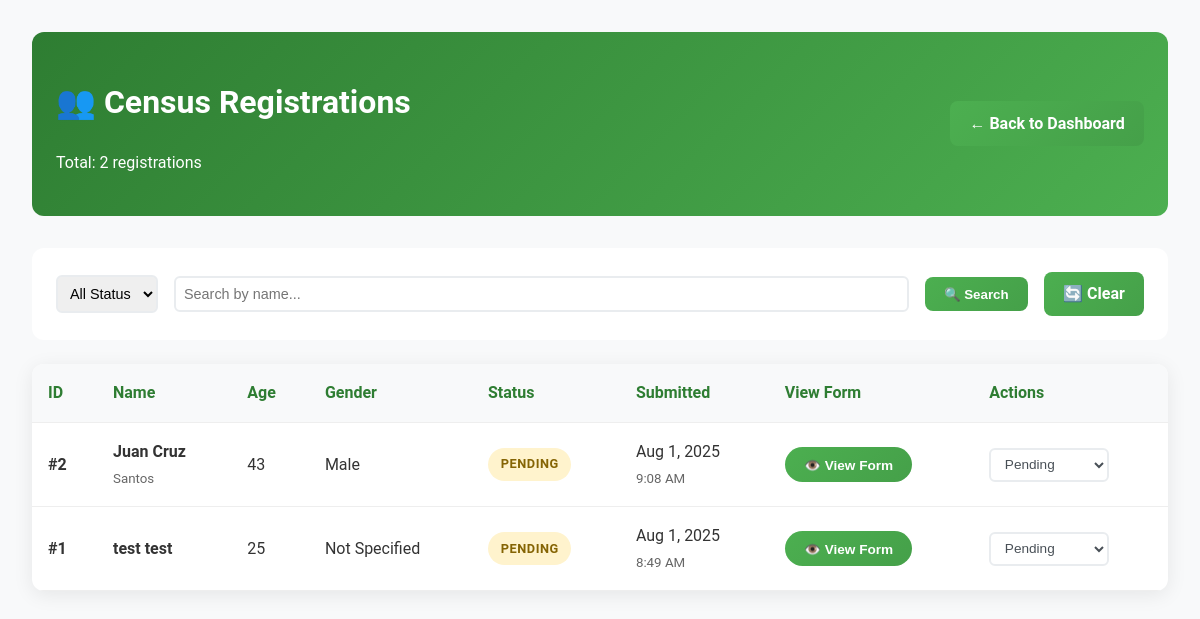
The app's page /admin/view-resident-registrations.php (signed in), older data.
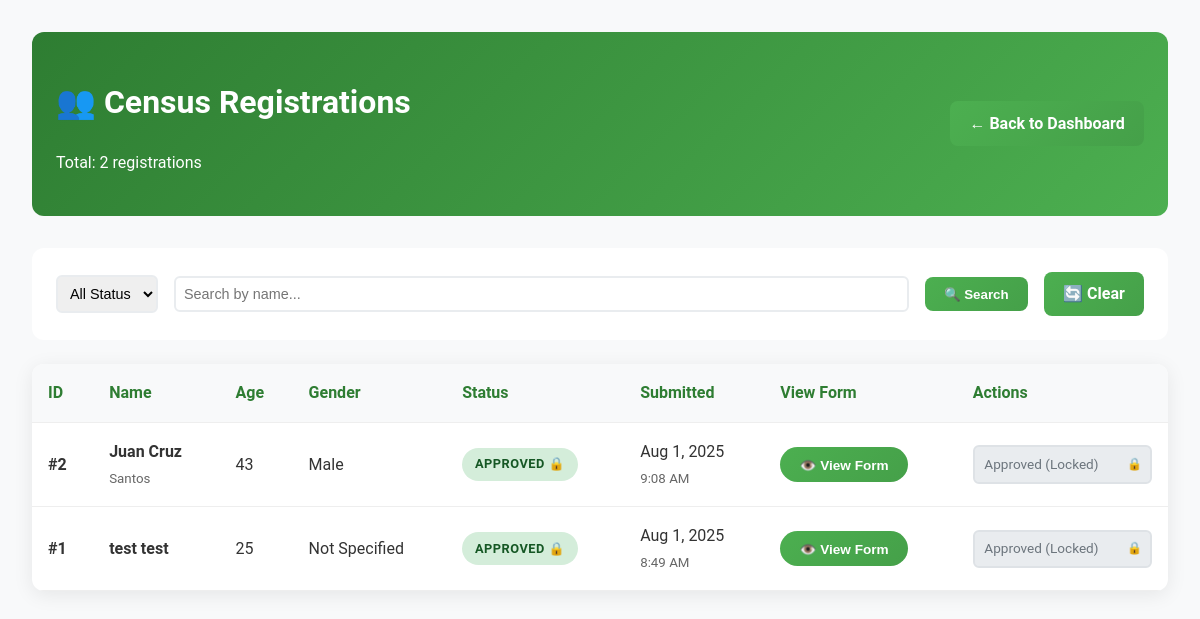
The same page, newer data.
### tables this page shows
CREATE TABLE `resident_registrations` (
  `id` int(11) NOT NULL,
  `first_name` varchar(100) NOT NULL,
  `middle_name` varchar(100) DEFAULT NULL,
  `last_name` varchar(100) NOT NULL,
  `birth_date` date NOT NULL,
  `age` int(11) NOT NULL,
  `civil_status` varchar(50) NOT NULL,
  `gender` varchar(20) NOT NULL,
  `contact_number` varchar(20) DEFAULT NULL,
  `house_number` varchar(20) DEFAULT NULL,
  `pangkabuhayan` varchar(100) DEFAULT NULL,
  `submitted_at` timestamp NOT NULL DEFAULT current_timestamp(),
  `status` enum('pending','approved','rejected') DEFAULT 'pending',
  `land_ownership` varchar(100) DEFAULT NULL,
  `land_ownership_other` varchar(255) DEFAULT NULL,
  `house_ownership` varchar(100) DEFAULT NULL,
  `house_ownership_other` varchar(255) DEFAULT NULL,
  `farmland` varchar(100) DEFAULT NULL,
  `cooking_energy` varchar(100) DEFAULT NULL,
  `cooking_energy_other` varchar(255) DEFAULT NULL,
  `toilet_type` varchar(100) DEFAULT NULL,
  `toilet_type_other` varchar(255) DEFAULT NULL,
  `electricity_source` varchar(100) DEFAULT NULL,
  `electricity_source_other` varchar(255) DEFAULT NULL,
  `water_source` varchar(100) DEFAULT NULL,
  `water_source_other` varchar(255) DEFAULT NULL,
  `waste_disposal` varchar(100) DEFAULT NULL,
  `waste_disposal_other` varchar(255) DEFAULT NULL,
  `appliances` text DEFAULT NULL,
  `transportation` text DEFAULT NULL,
  `transportation_other` varchar(255) DEFAULT NULL,
  `business` text DEFAULT NULL,
  `business_other` varchar(255) DEFAULT NULL,
  `contraceptive` text DEFAULT NULL,
  `interviewer` varchar(255) DEFAULT NULL,
  `interviewer_title` varchar(255) DEFAULT NULL
);

### admin/view-resident-registrations.php (the view, shortened to what this page needs)
<?php
include '../includes/db_connect.php';
$search = $_GET['search'] ?? '';
$page = max(1, (int)($_GET['page'] ?? 1));
$per_page = 10;
$offset = ($page - 1) * $per_page;
$where_conditions = [];
$params = [];
$where_clause = $where_conditions ? "WHERE " . implode(" AND ", $where_conditions) : "";
$count_sql = "SELECT COUNT(*) FROM resident_registrations $where_clause";
$count_stmt = $pdo->prepare($count_sql);
$count_stmt->execute($params);
$total_records = $count_stmt->fetchColumn();
$sql = "SELECT * FROM resident_registrations $where_clause ORDER BY submitted_at DESC LIMIT $per_page OFFSET $offset";
$stmt = $pdo->prepare($sql);
$stmt->execute($params);
$registrations = $stmt->fetchAll();
?>
<!DOCTYPE html>
<html lang="en">
<head>
    <link rel="stylesheet" href="../css/styles.css">
</head>
<body>
    <div class="admin-container">
        <div class="admin-header">
            <div>
                <h1>👥 Census Registrations</h1>
                <p>Total: <?php echo $total_records; ?> registrations</p>
            </div>
            <a href="dashboard.php" class="admin-btn">← Back to Dashboard</a>
        </div>
        <div class="admin-controls">
            <form method="GET" class="search-form">
                <select name="status" onchange="this.form.submit()">
                    <option value="">All Status</option>
                </select>
                <input type="text" name="search" value="<?php echo htmlspecialchars($search); ?>" placeholder="Search by name...">
                <button type="submit" class="admin-btn">🔍 Search</button>
                <a href="view-resident-registrations.php" class="admin-btn">🔄 Clear</a>
            </form>
        </div>
        <div class="admin-table">
            <table>
                <thead>
                    <tr>
                        <th>ID</th>
                        <th>Name</th>
                        <th>Age</th>
                        <th>Gender</th>
                        <th>Status</th>
                        <th>Submitted</th>
                        <th>View Form</th>
                        <th>Actions</th>
                    </tr>
                </thead>
                <tbody>
                    <?php foreach ($registrations as $reg): ?>
                    <tr>
                        <td><strong>#<?php echo $reg['id']; ?></strong></td>
                        <td>
                            <strong><?php echo htmlspecialchars($reg['first_name'] . ' ' . $reg['last_name']); ?></strong>
                            <?php if ($reg['middle_name']): ?>
                                <br><small style="color: #666;"><?php echo htmlspecialchars($reg['middle_name']); ?></small>
                            <?php endif; ?>
                        </td>
                        <td><?php echo $reg['age']; ?></td>
                        <td><?php echo htmlspecialchars($reg['gender']); ?></td>
                        <td>
                            <span class="status-badge status-<?php echo $reg['status']; ?>">
                                <?php echo ucfirst($reg['status']); ?>
                                <?php if ($reg['status'] !== 'pending'): ?>
                                    🔒
                                <?php endif; ?>
                            </span>
                        </td>
                        <td>
                            <div><?php echo date('M j, Y', strtotime($reg['submitted_at'])); ?></div>
                            <small style="color: #666;"><?php echo date('g:i A', strtotime($reg['submitted_at'])); ?></small>
                        </td>
                        <td>
                            <button onclick="viewRegistrationDetails(<?php echo $reg['id']; ?>)" class="view-form-btn">
                                👁️ View Form
                            </button>
                        </td>
                        <td>
                            <?php if ($reg['status'] === 'pending'): ?>
                            <form method="POST" style="margin: 0;">
                                <select name="status" class="action-select" onchange="this.form.submit()">
                                    <option value="pending" selected>Pending</option>
                                </select>
                            </form>
                            <?php else: ?>
                            <div class="action-select status-locked">
                                <?php echo ucfirst($reg['status']); ?> (Locked)
                            </div>
                            <?php endif; ?>
                        </td>
                    </tr>
                    <?php endforeach; ?>
                </tbody>
            </table>
        </div>
    </div>
</body>
</html>

Row changes from the older to the newer data that the page shows:
changed resident_registrations "Juan Cruz": status "PENDING" → "APPROVED"; status "Pending" → "Approved"
changed resident_registrations "test test": status "PENDING" → "APPROVED"; status "Pending" → "Approved"
